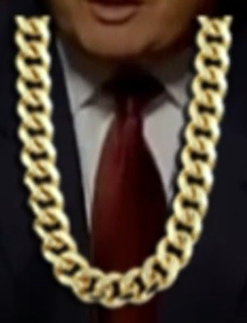
#> input picture archive/legacy/root-assets/cleaned_chain.png, 247 x 323 px
$ python -i color.py   (imports and definitions only)
#> lines starting #> are read from the running program, lines starting #| are printed output that depends on the picture
#> further down, picture is the input picture: shape (323, 247, 3); mean B, G, R 50.7, 63.1, 76.3
"""Colour grading filters for RGB frames (legacy parity)."""
from __future__ import annotations

import numpy as np
import cv2
import PIL.Image
from PIL import ImageDraw, ImageFont, ImageFilter


def apply_color_filter(frame, style="Cinematic Warm", intensity=1.0,
                       warmth=0.5, saturation=1.0, fade_blacks=0.15,
                       time: float = 0.0):
    """Apply a color grading filter to a numpy RGB frame.
    Returns the filtered frame as uint8."""
#> called with style = 'Cinematic Warm', intensity = 1, warmth = 0.5, saturation = 1, fade_blacks = 0.15, time = 0

    def _draw_line(r0, c0, r1, c1, max_r, max_c):
        """Bresenham's line algorithm - returns (rows, cols) arrays."""
        rows = []
        cols = []
        dr = abs(r1 - r0)
        dc = abs(c1 - c0)
        sr = 1 if r0 < r1 else -1
        sc = 1 if c0 < c1 else -1
        err = dr - dc
        r, c = r0, c0
        while True:
            if 0 <= r < max_r and 0 <= c < max_c:
                rows.append(r)
                cols.append(c)
            if r == r1 and c == c1:
                break
            e2 = 2 * err
            if e2 > -dc:
                err -= dc
                r += sr
            if e2 < dr:
                err += dr
                c += sc
        return np.array(rows, dtype=np.intp), np.array(cols, dtype=np.intp)
    if intensity <= 0:
        return frame
    f = frame.astype(np.float32)
    h, w = f.shape[:2]
#> h = 323; w = 247

    r, g, b = f[:,:,0], f[:,:,1], f[:,:,2]
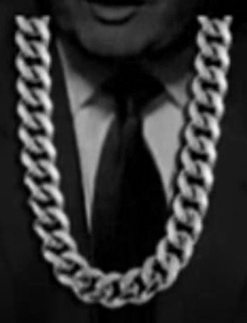
#> r: shape (323, 247) float32; min 0, max 245, mean 50.7
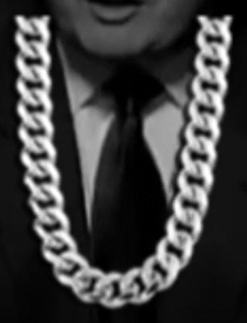
#> g: shape (323, 247) float32; min 0, max 255, mean 63.1
    lum = 0.299 * r + 0.587 * g + 0.114 * b

    if style == "Cinematic Warm":
        # Based on the reference image: strong warm amber
        # Shadows: R+20%, G+5%, B-30%
        # Midtones: R+25%, G+5%, B-45%
        # Highlights: R+10%, G+5%, B-20%
        shadow_mask = np.clip(1.0 - lum / 85.0, 0, 1)
        mid_mask = np.exp(-((lum - 128)**2) / (2 * 50**2))
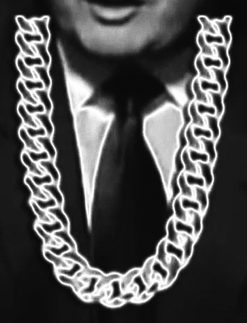
#> mid_mask: shape (323, 247) float32; min 0.0377, max 1, mean 0.309
        high_mask = np.clip((lum - 170) / 85.0, 0, 1)
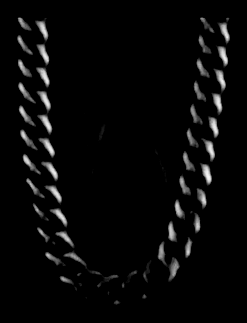
#> high_mask: shape (323, 247) float32; min 0, max 0.963, mean 0.0332

        r += (shadow_mask * 50 + mid_mask * 65 + high_mask * 25) * warmth
        g += (shadow_mask * 10 + mid_mask * 12 + high_mask * 10) * warmth
        b -= (shadow_mask * 80 + mid_mask * 115 + high_mask * 50) * warmth
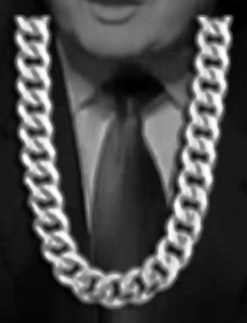
#> b: shape (323, 247) float32; min -42.17, max 230.2, mean 37.1; drawn with min black and max white

    elif style == "Golden Hour":
        r += 30 * warmth
        g += 15 * warmth
        b -= 40 * warmth
        # Soft glow
        blur = cv2.GaussianBlur(f, (0, 0), 15)
        f = f * 0.7 + blur * 0.3

    elif style == "Vintage Film":
        r = r * 0.9 + 20
        g = g * 0.85 + 10
        b = b * 0.8 + 5
        # Lift blacks
        r = r * 0.85 + 30
        g = g * 0.85 + 25
        b = b * 0.85 + 20

    elif style == "Vintage Cam":
        # Keep original colors, add light leaks from corners + dark vignette
        Y, X = np.ogrid[:h, :w]

        # â”€â”€ Light leaks from each corner (colored overlays) â”€â”€
        # Top-right: warm yellow/orange
        tr_x = np.clip(1.0 - X.astype(np.float32) / (w * 0.7), 0, 1)
        tr_y = np.clip(Y.astype(np.float32) / (h * 0.7), 0, 1)
        tr_mask = (tr_x * tr_y) ** 1.5
        r += tr_mask * 120 * warmth
        g += tr_mask * 50 * warmth
        b -= tr_mask * 20 * warmth

        # Bottom-right: strong red/orange
        br_x = np.clip(1.0 - X.astype(np.float32) / (w * 0.6), 0, 1)
        br_y = np.clip(1.0 - Y.astype(np.float32) / (h * 0.6), 0, 1)
        br_mask = (br_x * br_y) ** 1.3
        r += br_mask * 150 * warmth
        g += br_mask * 30 * warmth
        b -= br_mask * 40 * warmth

        # Top-left: pinkish/red
        tl_x = np.clip(X.astype(np.float32) / (w * 0.6), 0, 1)
        tl_y = np.clip(Y.astype(np.float32) / (h * 0.6), 0, 1)
        tl_mask = (tl_x * tl_y) ** 1.6
        r += tl_mask * 100 * warmth
        g -= tl_mask * 10 * warmth
        b += tl_mask * 20 * warmth

        # Bottom-left: warm yellow/green
        bl_x = np.clip(X.astype(np.float32) / (w * 0.7), 0, 1)
        bl_y = np.clip(1.0 - Y.astype(np.float32) / (h * 0.7), 0, 1)
        bl_mask = (bl_x * bl_y) ** 1.5
        r += bl_mask * 80 * warmth
        g += bl_mask * 60 * warmth
        b -= bl_mask * 30 * warmth

        # â”€â”€ Dark vignette (darkens corners) â”€â”€
        cx, cy = w / 2.0, h / 2.0
        max_dist = np.sqrt(cx**2 + cy**2)
        dist = np.sqrt((X - cx)**2 + (Y - cy)**2) / max_dist
        vignette_mask = np.clip(dist ** 1.2, 0, 1)
        r -= vignette_mask * 50 * warmth
        g -= vignette_mask * 50 * warmth
        b -= vignette_mask * 45 * warmth

        # â”€â”€ Very slight warm wash (preserve original colors) â”€â”€
        r += 8 * warmth
        g += 3 * warmth
        b -= 8 * warmth

        f[:,:,0] = r
        f[:,:,1] = g
        f[:,:,2] = b
        f = np.clip(f, 0, 255)

        # Convert to uint8 for reliable cv2 drawing, then back
        f_u8 = np.clip(f, 0, 255).astype(np.uint8)

        # Seed changes ~every 10 frames (at 30fps, 10 frames â‰ˆ 0.33s)
        frame_seed = int(time * 3) % (2**31)
        rng = np.random.RandomState(frame_seed)

        # â”€â”€ Single straight vertical scratch (dark at top, fading to light at bottom) â”€â”€
        cx_pos = int(rng.randint(int(w * 0.1), int(w * 0.9)))
        brightness_top = int(rng.choice([140, 160, 180]))
        overlay = f_u8.copy()
        cv2.line(overlay, (cx_pos, 0), (cx_pos, h),
                 (brightness_top, brightness_top, brightness_top), 1, cv2.LINE_AA)
        # Gradient mask: 1.0 at top -> 0.0 at bottom
        grad = np.linspace(1.0, 0.0, h).astype(np.float32).reshape(h, 1)
        grad_mask3 = np.stack([grad] * 3, axis=-1)
        alpha_base = rng.uniform(0.45, 0.7)
        f_u8 = (overlay.astype(np.float32) * grad_mask3 * alpha_base +
                f_u8.astype(np.float32) * (1.0 - grad_mask3 * alpha_base))
        f_u8 = np.clip(f_u8, 0, 255).astype(np.uint8)

        # â”€â”€ Small C-shaped and crooked scratches (lightly visible) â”€â”€
        num_small = rng.randint(2, 5)
        for _ in range(num_small):
            sx = int(rng.randint(0, w))
            sy = int(rng.randint(0, h))
            scr_len = rng.randint(15, 50)
            brightness_s = int(rng.choice([170, 190, 210, 230]))
            if rng.randint(0, 2) == 0:
                num_arc = rng.randint(3, 6)
                radius = rng.randint(8, scr_len)
                start_angle = rng.uniform(0, 2 * np.pi)
                arc_span = rng.uniform(np.pi * 0.5, np.pi * 1.5)
                pts = []
                for a in range(num_arc):
                    angle = start_angle + (a / (num_arc - 1)) * arc_span
                    px = int(np.clip(sx + radius * np.cos(angle), 0, w - 1))
                    py = int(np.clip(sy + radius * np.sin(angle), 0, h - 1))
                    pts.append([px, py])
                pts_arr = np.array(pts, dtype=np.int32).reshape(-1, 1, 2)
            else:
                num_seg = rng.randint(2, 5)
                pts = [[sx, sy]]
                for _ in range(num_seg - 1):
                    angle = rng.uniform(0, 2 * np.pi)
                    seg_len = rng.randint(5, 20)
                    nx = int(np.clip(pts[-1][0] + seg_len * np.cos(angle), 0, w - 1))
                    ny = int(np.clip(pts[-1][1] + seg_len * np.sin(angle), 0, h - 1))
                    pts.append([nx, ny])
                pts_arr = np.array(pts, dtype=np.int32).reshape(-1, 1, 2)
            overlay2 = f_u8.copy()
            cv2.polylines(overlay2, [pts_arr], False,
                          (brightness_s, brightness_s, brightness_s), 1, cv2.LINE_AA)
            alpha_s = rng.uniform(0.3, 0.5)
            f_u8 = cv2.addWeighted(overlay2, alpha_s, f_u8, 1.0 - alpha_s, 0)

        # â”€â”€ Film grain (subtle) â”€â”€
        grain = rng.normal(0, 6, f_u8.shape).astype(np.int16)
        f_out = f_u8.astype(np.int16) + grain
        f = np.clip(f_out, 0, 255).astype(np.float32)
        # Sync r,g,b so the post-style block doesn't overwrite scratches
        r = f[:,:,0].copy()
        g = f[:,:,1].copy()
        b = f[:,:,2].copy()

    elif style == "BW Memories":
        # Convert to grayscale
        gray = (0.299 * r + 0.587 * g + 0.114 * b).astype(np.float32)
        # Slight contrast boost
        gray = (gray - 128) * 1.15 + 128
        # Lift blacks slightly for faded film look
        gray = gray * 0.9 + 25
        r = gray.copy()
        g = gray.copy()
        b = gray.copy()
        f[:,:,0] = r
        f[:,:,1] = g
        f[:,:,2] = b
        f = np.clip(f, 0, 255)

        f_u8 = np.clip(f, 0, 255).astype(np.uint8)

        # Grain changes every frame
        grain_seed = int(time * 1000000) % (2**31)
        rng_grain = np.random.RandomState(grain_seed)
        grain = rng_grain.normal(0, 10, f_u8.shape).astype(np.int16)
        f_u8 = np.clip(f_u8.astype(np.int16) + grain, 0, 255).astype(np.uint8)

        # Scratches + black dots change every 3 frames (~0.1s at 30fps)
        scratch_seed = int(time * 10) % (2**31)
        rng = np.random.RandomState(scratch_seed)

        # â”€â”€ Single straight vertical scratch (dark top, fading bottom) â”€â”€
        cx_pos = int(rng.randint(int(w * 0.1), int(w * 0.9)))
        brightness_top = int(rng.choice([180, 200, 220]))
        overlay = f_u8.copy()
        cv2.line(overlay, (cx_pos, 0), (cx_pos, h),
                 (brightness_top, brightness_top, brightness_top), 1, cv2.LINE_AA)
        grad = np.linspace(1.0, 0.0, h).astype(np.float32).reshape(h, 1)
        grad_mask3 = np.stack([grad] * 3, axis=-1)
        alpha_base = rng.uniform(0.4, 0.65)
        f_u8 = (overlay.astype(np.float32) * grad_mask3 * alpha_base +
                f_u8.astype(np.float32) * (1.0 - grad_mask3 * alpha_base))
        f_u8 = np.clip(f_u8, 0, 255).astype(np.uint8)

        # â”€â”€ Small C-shaped and crooked scratches (2-3) â”€â”€
        num_small = rng.randint(2, 4)
        for _ in range(num_small):
            sx = int(rng.randint(0, w))
            sy = int(rng.randint(0, h))
            scr_len = rng.randint(15, 50)
            brightness_s = int(rng.choice([170, 190, 210]))
            if rng.randint(0, 2) == 0:
                num_arc = rng.randint(3, 6)
                radius = rng.randint(8, scr_len)
                start_angle = rng.uniform(0, 2 * np.pi)
                arc_span = rng.uniform(np.pi * 0.5, np.pi * 1.5)
                pts = []
                for a in range(num_arc):
                    angle = start_angle + (a / (num_arc - 1)) * arc_span
                    px = int(np.clip(sx + radius * np.cos(angle), 0, w - 1))
                    py = int(np.clip(sy + radius * np.sin(angle), 0, h - 1))
                    pts.append([px, py])
                pts_arr = np.array(pts, dtype=np.int32).reshape(-1, 1, 2)
            else:
                num_seg = rng.randint(2, 5)
                pts = [[sx, sy]]
                for _ in range(num_seg - 1):
                    angle = rng.uniform(0, 2 * np.pi)
                    seg_len = rng.randint(5, 20)
                    nx = int(np.clip(pts[-1][0] + seg_len * np.cos(angle), 0, w - 1))
                    ny = int(np.clip(pts[-1][1] + seg_len * np.sin(angle), 0, h - 1))
                    pts.append([nx, ny])
                pts_arr = np.array(pts, dtype=np.int32).reshape(-1, 1, 2)
            overlay2 = f_u8.copy()
            cv2.polylines(overlay2, [pts_arr], False,
                          (brightness_s, brightness_s, brightness_s), 1, cv2.LINE_AA)
            alpha_s = rng.uniform(0.3, 0.5)
            f_u8 = cv2.addWeighted(overlay2, alpha_s, f_u8, 1.0 - alpha_s, 0)

        # â”€â”€ Black dust spots (grain-sized, change every 3 frames) â”€â”€
        num_dots = rng.randint(12, 25)
        for _ in range(num_dots):
            dx = int(rng.randint(0, w))
            dy = int(rng.randint(0, h))
            dc = int(rng.randint(10, 60))
            overlay3 = f_u8.copy()
            cv2.circle(overlay3, (dx, dy), 1, (dc, dc, dc), -1, cv2.LINE_AA)
            alpha_d = rng.uniform(0.25, 0.5)
            f_u8 = cv2.addWeighted(overlay3, alpha_d, f_u8, 1.0 - alpha_d, 0)

        f = f_u8.astype(np.float32)
        r = f[:,:,0].copy()
        g = f[:,:,1].copy()
        b = f[:,:,2].copy()

    elif style == "Teal & Orange":
        shadow_mask = np.clip(1.0 - lum / 100.0, 0, 1)
        highlight_mask = np.clip((lum - 155) / 100.0, 0, 1)
        # Teal shadows
        b += shadow_mask * 25 * warmth
        g += shadow_mask * 10 * warmth
        r -= shadow_mask * 10 * warmth
        # Orange highlights
        r += highlight_mask * 35 * warmth
        g += highlight_mask * 10 * warmth
        b -= highlight_mask * 25 * warmth

    elif style == "Bleach Bypass":
        gray = lum
        r = r * 0.5 + gray * 0.5
        g = g * 0.5 + gray * 0.5
        b = b * 0.5 + gray * 0.5
        # Increase contrast
        r = (r - 128) * 1.4 + 128
        g = (g - 128) * 1.4 + 128
        b = (b - 128) * 1.4 + 128

    elif style == "Cold Blue":
        r -= 15 * warmth
        g -= 5 * warmth
        b += 30 * warmth

    elif style == "Desaturated":
        r = r * 0.6 + lum * 0.4
        g = g * 0.6 + lum * 0.4
        b = b * 0.6 + lum * 0.4
        r += 5 * warmth
        b -= 5 * warmth

    elif style == "High Contrast":
        r = (r - 128) * 1.5 + 128
        g = (g - 128) * 1.5 + 128
        b = (b - 128) * 1.5 + 128
        r += 10 * warmth
        b -= 10 * warmth

    # Apply saturation
    if saturation != 1.0:
        gray = lum
        r = r * saturation + gray * (1 - saturation)
        g = g * saturation + gray * (1 - saturation)
        b = b * saturation + gray * (1 - saturation)

    # Fade blacks (lift shadows)
    if fade_blacks > 0:
        lift = fade_blacks * 255
        shadow_mask = np.clip(1.0 - lum / 128.0, 0, 1)
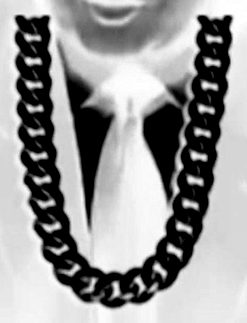
#> shadow_mask: shape (323, 247) float32; min 0, max 1, mean 0.597
        r += shadow_mask * lift
        g += shadow_mask * lift * 0.9
        b += shadow_mask * lift * 0.8

    f[:,:,0] = r
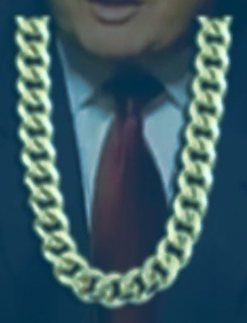
#> f: shape (323, 247, 3) float32; mean B, G, R 96.9, 88.2, 55.3; drawn with min black and max white
    f[:,:,1] = g
    f[:,:,2] = b
    f = np.clip(f, 0, 255)

    # Blend with original based on intensity
    result = frame.astype(np.float32) * (1 - intensity) + f * intensity
    return np.clip(result, 0, 255).astype(np.uint8)

>>> import cv2
>>> picture = cv2.imread('../../archive/legacy/root-assets/cleaned_chain.png')
>>> result = apply_color_filter(picture)
